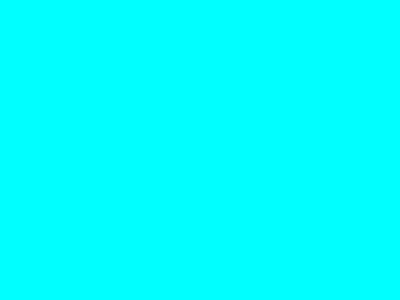
Frame 1 (no input)
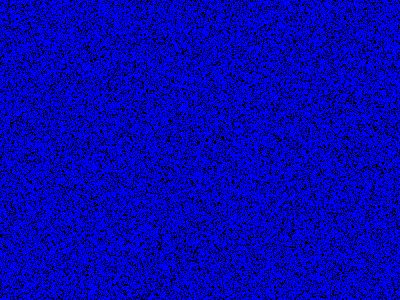
Frame 60 (no input)
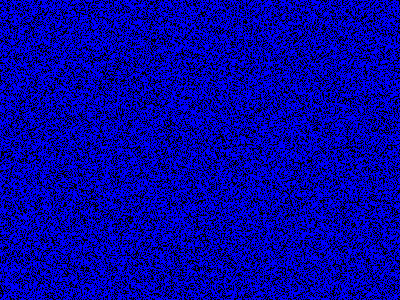
Frame 120 (the mouse pressed at the canvas centre since frame 60)

The p5.js sketch that drew these frames (run headless with seeded random() and noise() and a simulated clock; from frame 60 on, the mouse is pressed at the canvas centre):

// p5.js sketch
// ── sketch.js
var grid;
var next;

var da = 1;
var db = 0.5;
var feed = 0.055;
var k = 0.062;

function setup() {
  createCanvas(400, 300);
  grid = [];
  next = [];
  for (var x = 0; x < width; x++) {
    grid[x] = [];
    next[x] = [];
    for (var y = 0; y < height; y++) {
      grid[x][y] = {
        a: 0,
        b: 1,
        c: 3
      };
      next[x][y] = {
        a: 0,
        b: 0,
        c: 0
      };
    }
  }
}

function draw() {
  background(0);
  for (var x = 0; x < width; x++) {
    for (var y = 0; y < height; y++) {
      var a = grid[x][y].a;
      var b = grid[x][y].b;
      var c = grid[x][y].c;
      next[x][y].a = a + da * lapla(x, y) - a * b * b + feed * (1 - a);
      next[x][y].b = a + db * laplb(x, y) - a * b * b - (k + feed) * b;
      next[x][y].c = c + random(-1, 1);
    }
  }
  loadPixels();
  for (var x = 0; x < width; x++) {
    for (var y = 0; y < height; y++) {
      var pix = (x + y * width) * 4;
      pixels[pix + 0] = grid[x][y].a * 255;
      pixels[pix + 1] = grid[x][y].b * 255;
      pixels[pix + 2] = grid[x][y].c * 255;
      pixels[pix + 3] = 255;
      //but what does it mean
    }
  }
  updatePixels();
  swap();
}

function swap() {
  var holder = grid;
  grid = next;
  next = holder;
}

function lapla(x, y) {
  //do the thing
}

function laplb(x, y) {
  //do the other thing
}
